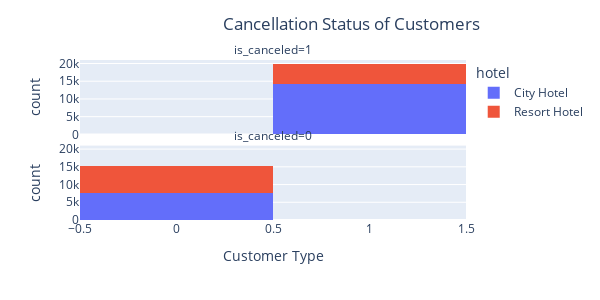

Write notebook code for a chart like this one.
### Markdown cell above
**Problem 2** Now it's your turn to do a mini analysis. Please do the following:

1. Choose a subset of columns that you are interested in and look just at those column.
2. Make at least one mask that will remove some of the data (eg. look only at one categorical value OR one or more numerical values.
3. Sort the data using one of the columns.
4. Make a histogram or bar graph of your final data set.
5. Describe in words what you see in your graph, or if there is anything interesting there.

### Code cell
fig = px.histogram(
    DF_mini_analysis_masked,
                  x='is_canceled',
                  color='hotel',
                  facet_col='is_canceled',
                  facet_col_wrap=1)

fig.update_layout(title='Cancellation Status of Customers',
                  title_x=0.8,
                  xaxis_title="Customer Type",
                  autosize=False,
                  width=600,
                  height=300)
fig.show()

# this is showing the cancellation status of customers by hotel type
# city hotels have more cancellations compared to resort hotels
# both have a large number of completed bookings

### Figure 1 — Plotly figure (JSON) as saved in the notebook; plotly's stock layout.template omitted (floating-point values rounded to 4 significant figures; data arrays with more than 128 entries replaced by an {"elided": "..."} marker saying what was removed)
{"data": [{"bingroup": "x", "hovertemplate": "hotel=City Hotel<br>is_canceled=%{x}<br>count=%{y}<extra></extra>", "legendgroup": "City Hotel", "marker": {"color": "#636efa", "pattern": {"shape": ""}}, "name": "City Hotel", "orientation": "v", "showlegend": true, "type": "histogram", "x": {"elided": "14347 int values"}, "xaxis": "x2", "yaxis": "y2"}, {"bingroup": "x", "hovertemplate": "hotel=City Hotel<br>is_canceled=%{x}<br>count=%{y}<extra></extra>", "legendgroup": "City Hotel", "marker": {"color": "#636efa", "pattern": {"shape": ""}}, "name": "City Hotel", "orientation": "v", "showlegend": false, "type": "histogram", "x": {"elided": "7647 int values"}, "xaxis": "x", "yaxis": "y"}, {"bingroup": "x", "hovertemplate": "hotel=Resort Hotel<br>is_canceled=%{x}<br>count=%{y}<extra></extra>", "legendgroup": "Resort Hotel", "marker": {"color": "#EF553B", "pattern": {"shape": ""}}, "name": "Resort Hotel", "orientation": "v", "showlegend": true, "type": "histogram", "x": {"elided": "5590 int values"}, "xaxis": "x2", "yaxis": "y2"}, {"bingroup": "x", "hovertemplate": "hotel=Resort Hotel<br>is_canceled=%{x}<br>count=%{y}<extra></extra>", "legendgroup": "Resort Hotel", "marker": {"color": "#EF553B", "pattern": {"shape": ""}}, "name": "Resort Hotel", "orientation": "v", "showlegend": false, "type": "histogram", "x": {"elided": "7699 int values"}, "xaxis": "x", "yaxis": "y"}], "layout": {"annotations": [{"font": {}, "showarrow": false, "text": "is_canceled=0", "x": 0.5, "xanchor": "center", "xref": "paper", "y": 0.465, "yanchor": "bottom", "yref": "paper"}, {"font": {}, "showarrow": false, "text": "is_canceled=1", "x": 0.5, "xanchor": "center", "xref": "paper", "y": 1.0, "yanchor": "bottom", "yref": "paper"}], "autosize": false, "barmode": "relative", "height": 300, "legend": {"title": {"text": "hotel"}, "tracegroupgap": 0}, "margin": {"t": 60}, "title": {"text": "Cancellation Status of Customers", "x": 0.8}, "width": 600, "xaxis": {"anchor": "y", "categoryarray": [1, 0], "categoryorder": "array", "domain": [0, 1], "title": {"text": "Customer Type"}}, "xaxis2": {"anchor": "y2", "domain": [0, 1], "matches": "x", "showticklabels": false}, "yaxis": {"anchor": "x", "domain": [0, 0.465], "title": {"text": "count"}}, "yaxis2": {"anchor": "x2", "domain": [0.535, 1.0], "matches": "y", "title": {"text": "count"}}}}
